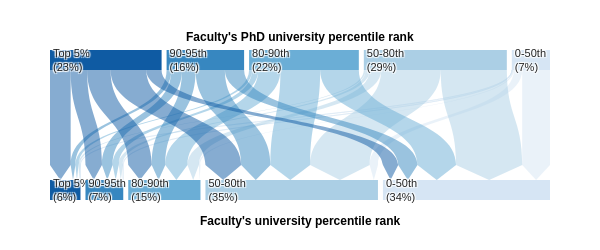

This figure's notebook cell:
### Code cell
orders = ['Top 5%', '90-95th', '80-90th', '50-80th', '0-50th']

df_univ_base['interval'] = pd.cut(df_univ_base['Percentile'], bins=[0, 50, 80, 90, 95, 100], labels=orders[::-1])
df_univ_base['phd_interval'] = pd.cut(df_univ_base['DegreePercentile'], bins=[0, 50, 80, 90, 95, 100], labels=orders[::-1])

# calculate person count
data = df_univ_base.groupby(['phd_interval', 'interval', ]).agg(n=('PersonId', 'nunique')).reset_index()

# calculate percentage
total = data['n'].sum()
t1 = data.groupby('phd_interval').agg(phd_pct=('n', 'sum')).reset_index().sort_values('phd_interval',ascending=False)
t2 = data.groupby('interval').agg(prof_pct=('n', 'sum')).reset_index().sort_values('interval',ascending=False)
t1['phd_pct'] = ((t1['phd_pct'] / total)*100).astype(int)
t2['prof_pct'] = ((t2['prof_pct'] / total)*100).astype(int)
t1['text'] = t1.apply(lambda x: f"{x['phd_interval']}<br>({x['phd_pct']}%)", axis=1)
t2['text'] = t2.apply(lambda x: f"{x['interval']}<br>({x['prof_pct']}%)", axis=1)

# colors
colors = generate_gradient_colors(5, 'Blues_r')
lighter_colors = [rgb2rgba(color, 0.5) for color in colors]

# sankey diagram
fig = go.Figure(data=[go.Sankey(
    node=dict(
        pad=5,
        thickness=20,
        line=dict(color="black", width=0),
        label= t1['text'].tolist() + t2['text'].tolist(),
        color= colors + colors
    ),
    link=dict(
        arrowlen=15,
        source=data['phd_interval'].map(lambda x: orders.index(x)),
        target=data['interval'].map(lambda x: orders.index(x) + len(orders)),
        value=data['n'],
        color=data['phd_interval'].map(lambda x: lighter_colors[orders.index(x)]),
    ),
    orientation="v",
)])

plot_styling(fig, size=(250, 600))

# add column names
fig.add_annotation(x=0.5, y=1.15, text="<b>Faculty's PhD university percentile rank", showarrow=False, font=dict(size=12, color="black"))
fig.add_annotation(x=0.5, y=-0.2, text="<b>Faculty's university percentile rank", showarrow=False, font=dict(size=12, color="black"))

fig.show()
fig.write_image("faculty_phd_percentile_rank_2.pdf")

### Figure 1 — Plotly figure (JSON) as saved in the notebook; plotly's stock layout.template omitted (floating-point values rounded to 4 significant figures)
{"data": [{"link": {"arrowlen": 15, "color": ["rgba(214, 229, 244, 0.5)", "rgba(214, 229, 244, 0.5)", "rgba(214, 229, 244, 0.5)", "rgba(214, 229, 244, 0.5)", "rgba(214, 229, 244, 0.5)", "rgba(171, 207, 229, 0.5)", "rgba(171, 207, 229, 0.5)", "rgba(171, 207, 229, 0.5)", "rgba(171, 207, 229, 0.5)", "rgba(171, 207, 229, 0.5)", "rgba(107, 174, 214, 0.5)", "rgba(107, 174, 214, 0.5)", "rgba(107, 174, 214, 0.5)", "rgba(107, 174, 214, 0.5)", "rgba(107, 174, 214, 0.5)", "rgba(55, 135, 192, 0.5)", "rgba(55, 135, 192, 0.5)", "rgba(55, 135, 192, 0.5)", "rgba(55, 135, 192, 0.5)", "rgba(55, 135, 192, 0.5)", "rgba(15, 91, 163, 0.5)", "rgba(15, 91, 163, 0.5)", "rgba(15, 91, 163, 0.5)", "rgba(15, 91, 163, 0.5)", "rgba(15, 91, 163, 0.5)"], "source": [4, 4, 4, 4, 4, 3, 3, 3, 3, 3, 2, 2, 2, 2, 2, 1, 1, 1, 1, 1, 0, 0, 0, 0, 0], "target": [9, 8, 7, 6, 5, 9, 8, 7, 6, 5, 9, 8, 7, 6, 5, 9, 8, 7, 6, 5, 9, 8, 7, 6, 5], "value": [1861, 553, 106, 23, 13, 4425, 3984, 762, 280, 121, 2586, 2660, 1484, 409, 206, 1287, 1957, 912, 714, 318, 1024, 2392, 1569, 1103, 1382]}, "node": {"color": ["rgb(15, 91, 163)", "rgb(55, 135, 192)", "rgb(107, 174, 214)", "rgb(171, 207, 229)", "rgb(214, 229, 244)", "rgb(15, 91, 163)", "rgb(55, 135, 192)", "rgb(107, 174, 214)", "rgb(171, 207, 229)", "rgb(214, 229, 244)"], "label": ["Top 5%<br>(23%)", "90-95th<br>(16%)", "80-90th<br>(22%)", "50-80th<br>(29%)", "0-50th<br>(7%)", "Top 5%<br>(6%)", "90-95th<br>(7%)", "80-90th<br>(15%)", "50-80th<br>(35%)", "0-50th<br>(34%)"], "line": {"color": "black", "width": 0}, "pad": 5, "thickness": 20}, "orientation": "v", "type": "sankey"}], "layout": {"annotations": [{"font": {"color": "black", "size": 12}, "showarrow": false, "text": "<b>Faculty's PhD university percentile rank", "x": 0.5, "y": 1.15}, {"font": {"color": "black", "size": 12}, "showarrow": false, "text": "<b>Faculty's university percentile rank", "x": 0.5, "y": -0.2}], "font": {"family": "Arial", "size": 11}, "height": 250, "margin": {"b": 50, "l": 50, "r": 50, "t": 50}, "title": {"font": {"size": 14}, "x": 0.5, "xanchor": "center", "xref": "container"}, "width": 600}}
